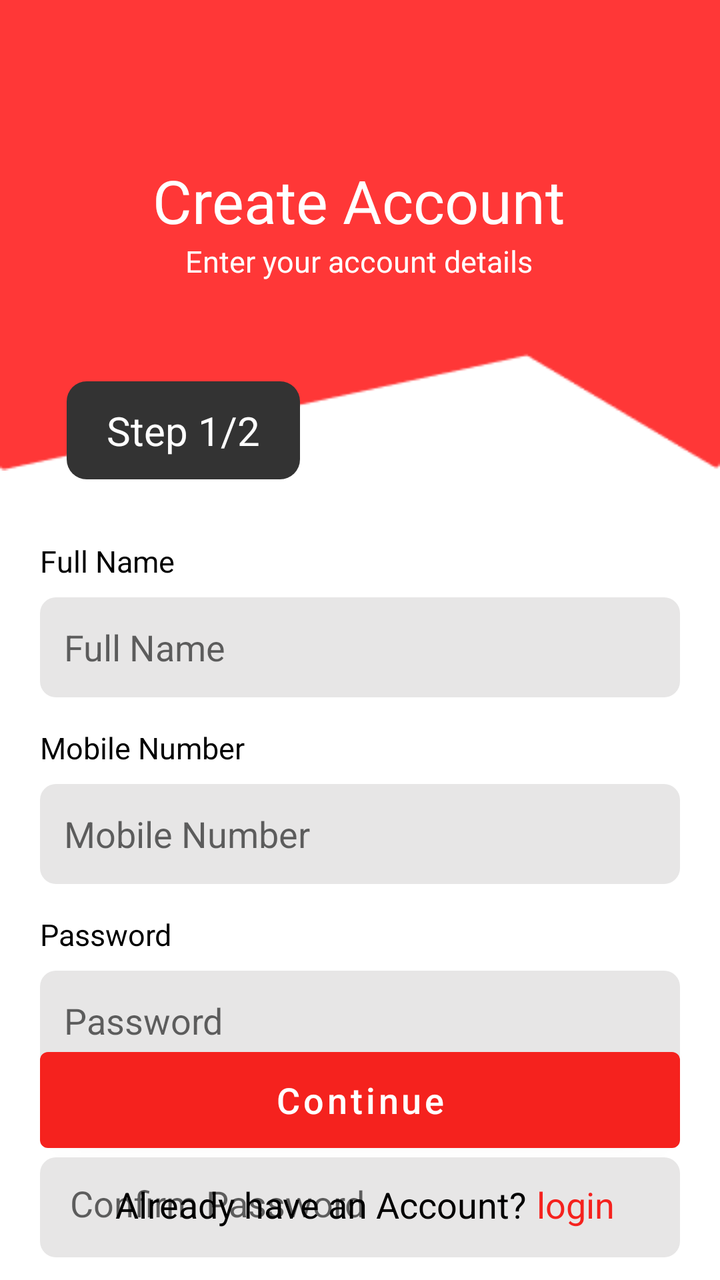
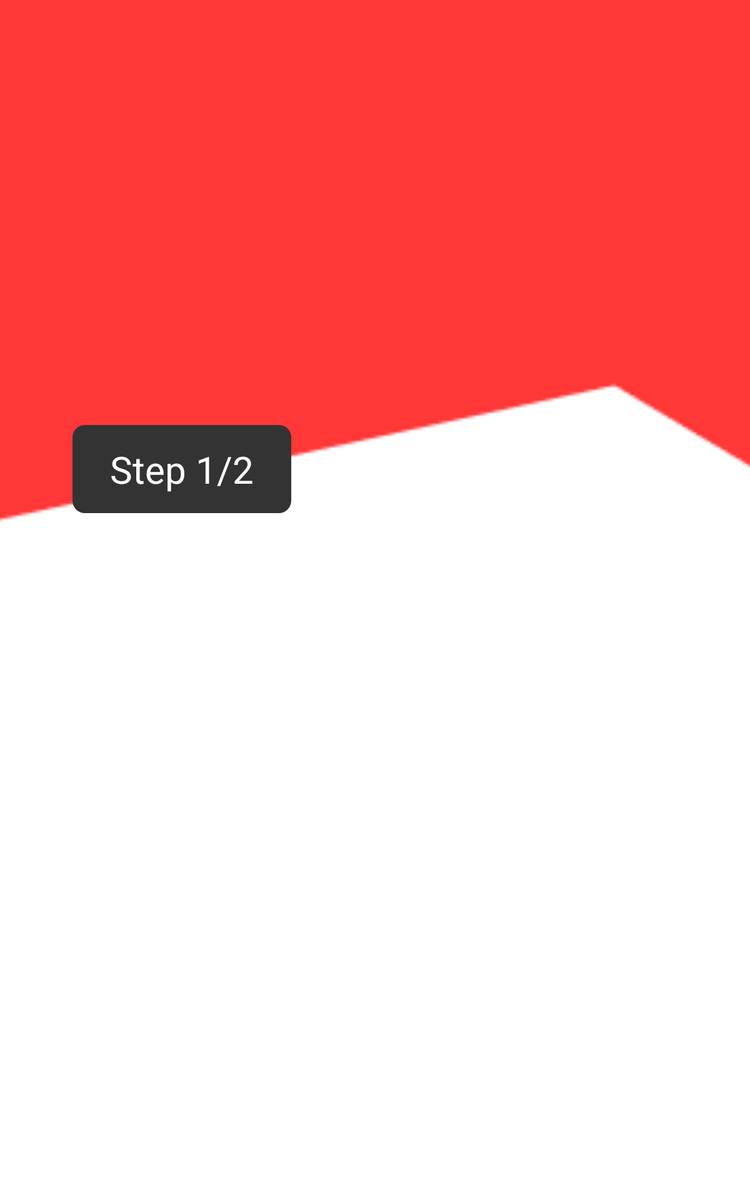

One screen, two layout resources from the same app: the default and the repository's alternative for another configuration. Each is rendered where Android would select it; the XML of both is given below.
<!-- AndroidManifest.xml: application theme Theme.ElderlyApp -->
<!-- res/layout/activity_signup.xml -->
<?xml version="1.0" encoding="utf-8"?>
<androidx.constraintlayout.widget.ConstraintLayout xmlns:android="http://schemas.android.com/apk/res/android"
    xmlns:app="http://schemas.android.com/apk/res-auto"
    xmlns:tools="http://schemas.android.com/tools"
    android:layout_width="match_parent"
    android:layout_height="match_parent"
    android:orientation="vertical"
    tools:context=".basicappactivity.SignupActivity">




    <ImageView
        android:id="@+id/ivRedBg"
        android:layout_width="match_parent"
        android:layout_height="350dp"
        android:layout_marginTop="-80dp"
        android:src="@drawable/red_bg"
        app:layout_constraintTop_toTopOf="parent" />

    <TextView
        android:id="@+id/tvTitle"
        android:layout_width="wrap_content"
        android:layout_height="wrap_content"
        android:layout_marginTop="80dp"
        android:text="Create Account"
        android:textColor="@color/white"
        android:textSize="30sp"
        app:layout_constraintEnd_toEndOf="parent"
        app:layout_constraintHorizontal_bias="0.497"
        app:layout_constraintStart_toStartOf="parent"
        app:layout_constraintTop_toTopOf="parent" />

    <TextView
        android:id="@+id/tvSubTitle"
        android:layout_width="wrap_content"
        android:layout_height="wrap_content"
        android:text="Enter your account details"
        android:textColor="@color/white"
        android:textSize="15sp"
        app:layout_constraintEnd_toEndOf="parent"
        app:layout_constraintHorizontal_bias="0.497"
        app:layout_constraintStart_toStartOf="parent"
        app:layout_constraintTop_toBottomOf="@+id/tvTitle" />

    <TextView
        android:id="@+id/tvSteps"
        android:layout_width="wrap_content"
        android:layout_height="wrap_content"
        android:layout_marginTop="-80dp"
        android:background="@drawable/rectangle"
        android:paddingHorizontal="20dp"
        android:paddingVertical="11dp"
        android:text="Step 1/2"
        android:textColor="@color/white"
        android:textSize="20sp"
        app:layout_constraintEnd_toEndOf="parent"
        app:layout_constraintHorizontal_bias="0.137"
        app:layout_constraintStart_toStartOf="parent"
        app:layout_constraintTop_toBottomOf="@+id/ivRedBg" />

    <LinearLayout
        android:id="@+id/llFullName"
        android:layout_width="match_parent"
        android:layout_height="wrap_content"
        android:orientation="vertical"
        app:layout_constraintEnd_toEndOf="parent"
        app:layout_constraintHorizontal_bias="0.5"
        app:layout_constraintStart_toStartOf="parent"
        app:layout_constraintTop_toBottomOf="@+id/ivRedBg">

        <TextView
            android:id="@+id/tvFullName"
            android:layout_width="wrap_content"
            android:layout_height="wrap_content"
            android:layout_marginHorizontal="20dp"
            android:layout_marginBottom="8dp"
            android:text="Full Name"
            android:textColor="@color/black"
            android:textSize="15sp" />

        <EditText
            android:id="@+id/etFullName"
            android:layout_width="match_parent"
            android:layout_height="50dp"
            android:layout_marginHorizontal="20dp"
            android:background="@drawable/edittext_bg"
            android:hint="Full Name"
            android:padding="12dp" />

    </LinearLayout>


    <LinearLayout
        android:id="@+id/llNumber"
        android:layout_width="match_parent"
        android:layout_height="wrap_content"
        android:layout_marginTop="15dp"
        android:orientation="vertical"
        app:layout_constraintEnd_toEndOf="parent"
        app:layout_constraintHorizontal_bias="0.5"
        app:layout_constraintStart_toStartOf="parent"
        app:layout_constraintTop_toBottomOf="@+id/llFullName">

        <TextView
            android:id="@+id/tvNumber"
            android:layout_width="wrap_content"
            android:layout_height="wrap_content"
            android:layout_marginHorizontal="20dp"
            android:layout_marginBottom="8dp"
            android:text="Mobile Number"
            android:textColor="@color/black"
            android:textSize="15sp" />

        <EditText
            android:id="@+id/etNumber"
            android:layout_width="match_parent"
            android:layout_height="50dp"
            android:layout_marginHorizontal="20dp"
            android:background="@drawable/edittext_bg"
            android:hint="Mobile Number"
            android:inputType="number"
            android:padding="12dp" />

    </LinearLayout>

    <LinearLayout
        android:id="@+id/llPassword"
        android:layout_width="match_parent"
        android:layout_height="wrap_content"
        android:layout_marginTop="15dp"
        android:orientation="vertical"
        app:layout_constraintEnd_toEndOf="parent"
        app:layout_constraintHorizontal_bias="0.5"
        app:layout_constraintStart_toStartOf="parent"
        app:layout_constraintTop_toBottomOf="@+id/llNumber">

        <TextView
            android:id="@+id/tvPassword"
            android:layout_width="wrap_content"
            android:layout_height="wrap_content"
            android:layout_marginHorizontal="20dp"
            android:layout_marginBottom="8dp"
            android:text="Password"
            android:textColor="@color/black"
            android:textSize="15sp" />

        <EditText
            android:id="@+id/etPassword"
            android:layout_width="match_parent"
            android:layout_height="50dp"
            android:layout_marginHorizontal="20dp"
            android:background="@drawable/edittext_bg"
            android:hint="Password"
            android:inputType="textPassword"
            android:padding="12dp" />

    </LinearLayout>

    <LinearLayout
        android:id="@+id/llConfirmPassword"
        android:layout_width="match_parent"
        android:layout_height="wrap_content"
        android:layout_marginTop="15dp"
        android:orientation="vertical"
        app:layout_constraintEnd_toEndOf="parent"
        app:layout_constraintHorizontal_bias="0.5"
        app:layout_constraintStart_toStartOf="parent"
        app:layout_constraintTop_toBottomOf="@+id/llPassword">

        <TextView
            android:id="@+id/tvConfirmPassword"
            android:layout_width="wrap_content"
            android:layout_height="wrap_content"
            android:layout_marginHorizontal="20dp"
            android:layout_marginBottom="8dp"
            android:text="Confirm Password"
            android:textColor="@color/black"
            android:textSize="15sp" />

        <EditText
            android:id="@+id/etConfirmPassword"
            android:layout_width="match_parent"
            android:layout_height="50dp"
            android:layout_marginHorizontal="20dp"
            android:background="@drawable/edittext_bg"
            android:hint="Confirm Password"
            android:inputType="textPassword"
            android:padding="15dp" />

    </LinearLayout>

    <Button
        android:id="@+id/btnContinue"
        android:layout_width="0dp"
        android:layout_height="60dp"
        android:layout_marginHorizontal="20dp"
        android:layout_marginBottom="60dp"
        android:text="Continue"
        android:textAllCaps="false"
        android:textSize="18sp"
        app:backgroundTint="@color/main_red"
        app:layout_constraintBottom_toBottomOf="parent"
        app:layout_constraintEnd_toEndOf="parent"
        app:layout_constraintHorizontal_bias="1.0"
        app:layout_constraintStart_toStartOf="parent" />


    <LinearLayout
        android:id="@+id/llHaveAccount"
        android:layout_width="wrap_content"
        android:layout_height="wrap_content"
        android:orientation="horizontal"
        app:layout_constraintEnd_toEndOf="parent"
        app:layout_constraintHorizontal_bias="0.5"
        app:layout_constraintStart_toStartOf="parent"
        android:gravity="center"
        android:layout_marginTop="10dp"
        app:layout_constraintTop_toBottomOf="@+id/btnContinue">

        <androidx.constraintlayout.widget.ConstraintLayout
            android:layout_width="match_parent"
            android:layout_height="match_parent"
            android:gravity="center">

            <TextView
                android:id="@+id/tvHaveAccount"
                android:layout_width="wrap_content"
                android:layout_height="wrap_content"
                android:layout_marginHorizontal="5dp"
                android:text="Already have an Account?"
                android:textColor="@color/black"
                android:textSize="18sp"
                app:layout_constraintBottom_toBottomOf="parent"
                app:layout_constraintStart_toStartOf="parent"
                app:layout_constraintTop_toTopOf="parent" />

            <TextView
                android:id="@+id/HaveAccountRed"
                android:layout_width="wrap_content"
                android:layout_height="wrap_content"
                android:layout_marginHorizontal="5dp"
                android:text="login"
                android:textColor="@color/main_red"
                android:textSize="18sp"
                app:layout_constraintBottom_toBottomOf="parent"
                app:layout_constraintStart_toEndOf="@+id/tvHaveAccount"
                app:layout_constraintTop_toTopOf="parent" />


        </androidx.constraintlayout.widget.ConstraintLayout>

    </LinearLayout>


</androidx.constraintlayout.widget.ConstraintLayout>
<!-- resources referenced by this layout -->
<resources>
  <color name="black">#FF000000</color>
  <color name="main_red">#FFF5221E</color>
  <color name="white">#FFFFFFFF</color>
  <!-- drawable edittext_bg (drawable) -->
  <?xml version="1.0" encoding="utf-8"?>
  <shape xmlns:android="http://schemas.android.com/apk/res/android">
      <solid android:color="#E7E6E6" />
      <corners android:radius="8dp"/>
  </shape>
  <!-- drawable rectangle (drawable) -->
  <?xml version="1.0" encoding="utf-8"?>
  <shape xmlns:android="http://schemas.android.com/apk/res/android">
  <solid android:color="#333333" />
      <corners android:radius="10dp"/>
  </shape>
  <!-- drawable red_bg: png bitmap (drawable, 1925 bytes) -->
  <style name="Theme.ElderlyApp" parent="Theme.MaterialComponents.DayNight.NoActionBar">
          
          <item name="colorPrimary">@color/purple_500</item>
          <item name="colorPrimaryVariant">@color/black</item>
          <item name="colorOnPrimary">@color/white</item>
          
          <item name="colorSecondary">@color/teal_200</item>
          <item name="colorSecondaryVariant">@color/teal_700</item>
          <item name="colorOnSecondary">@color/black</item>
          
          <item name="android:statusBarColor" tools:targetApi="l">?attr/colorPrimaryVariant</item>
          
      </style>
  <color name="purple_500">#FF6200EE</color>
  <color name="teal_200">#FF03DAC5</color>
  <color name="teal_700">#FF018786</color>
</resources>
<!-- res/layout-large/activity_signup.xml (the repository's variant of the layout above) -->
<!-- drawn on a 7-inch tablet held upright -->
<?xml version="1.0" encoding="utf-8"?>
<androidx.constraintlayout.widget.ConstraintLayout xmlns:android="http://schemas.android.com/apk/res/android"
    xmlns:app="http://schemas.android.com/apk/res-auto"
    xmlns:tools="http://schemas.android.com/tools"
    android:layout_width="match_parent"
    android:layout_height="match_parent"
    tools:context=".basicappactivity.SignupActivity">


    <ImageView
        android:id="@+id/ivRedBg"
        android:layout_width="1441dp"
        android:layout_height="639dp"
        android:layout_marginTop="-200dp"
        android:src="@drawable/red_bg"
        app:layout_constraintEnd_toEndOf="parent"
        app:layout_constraintHorizontal_bias="0.5"
        app:layout_constraintStart_toStartOf="parent"
        app:layout_constraintTop_toTopOf="parent" />

    <TextView
        android:id="@+id/tvSteps"
        android:layout_width="wrap_content"
        android:layout_height="wrap_content"
        android:layout_marginTop="-100dp"
        android:background="@drawable/rectangle"
        android:paddingHorizontal="30dp"
        android:paddingVertical="15dp"
        android:text="Step 1/2"
        android:textColor="@color/white"
        android:textSize="30sp"
        app:layout_constraintEnd_toEndOf="parent"
        app:layout_constraintHorizontal_bias="0.137"
        app:layout_constraintStart_toStartOf="parent"
        app:layout_constraintTop_toBottomOf="@+id/ivRedBg" />
</androidx.constraintlayout.widget.ConstraintLayout>
<!-- resources referenced by the variant -->
<!-- as a 7-inch tablet held upright resolves them -->
<resources>
  <color name="white">#FFFFFFFF</color>
  <!-- drawable rectangle (drawable) -->
  <?xml version="1.0" encoding="utf-8"?>
  <shape xmlns:android="http://schemas.android.com/apk/res/android">
  <solid android:color="#333333" />
      <corners android:radius="10dp"/>
  </shape>
  <!-- drawable red_bg: png bitmap (drawable, 1925 bytes) -->
  <style name="Theme.ElderlyApp" parent="Theme.MaterialComponents.DayNight.NoActionBar">
          
          <item name="colorPrimary">@color/purple_500</item>
          <item name="colorPrimaryVariant">@color/black</item>
          <item name="colorOnPrimary">@color/white</item>
          
          <item name="colorSecondary">@color/teal_200</item>
          <item name="colorSecondaryVariant">@color/teal_700</item>
          <item name="colorOnSecondary">@color/black</item>
          
          <item name="android:statusBarColor" tools:targetApi="l">?attr/colorPrimaryVariant</item>
          
      </style>
  <color name="purple_500">#FF6200EE</color>
  <color name="black">#FF000000</color>
  <color name="teal_200">#FF03DAC5</color>
  <color name="teal_700">#FF018786</color>
</resources>
